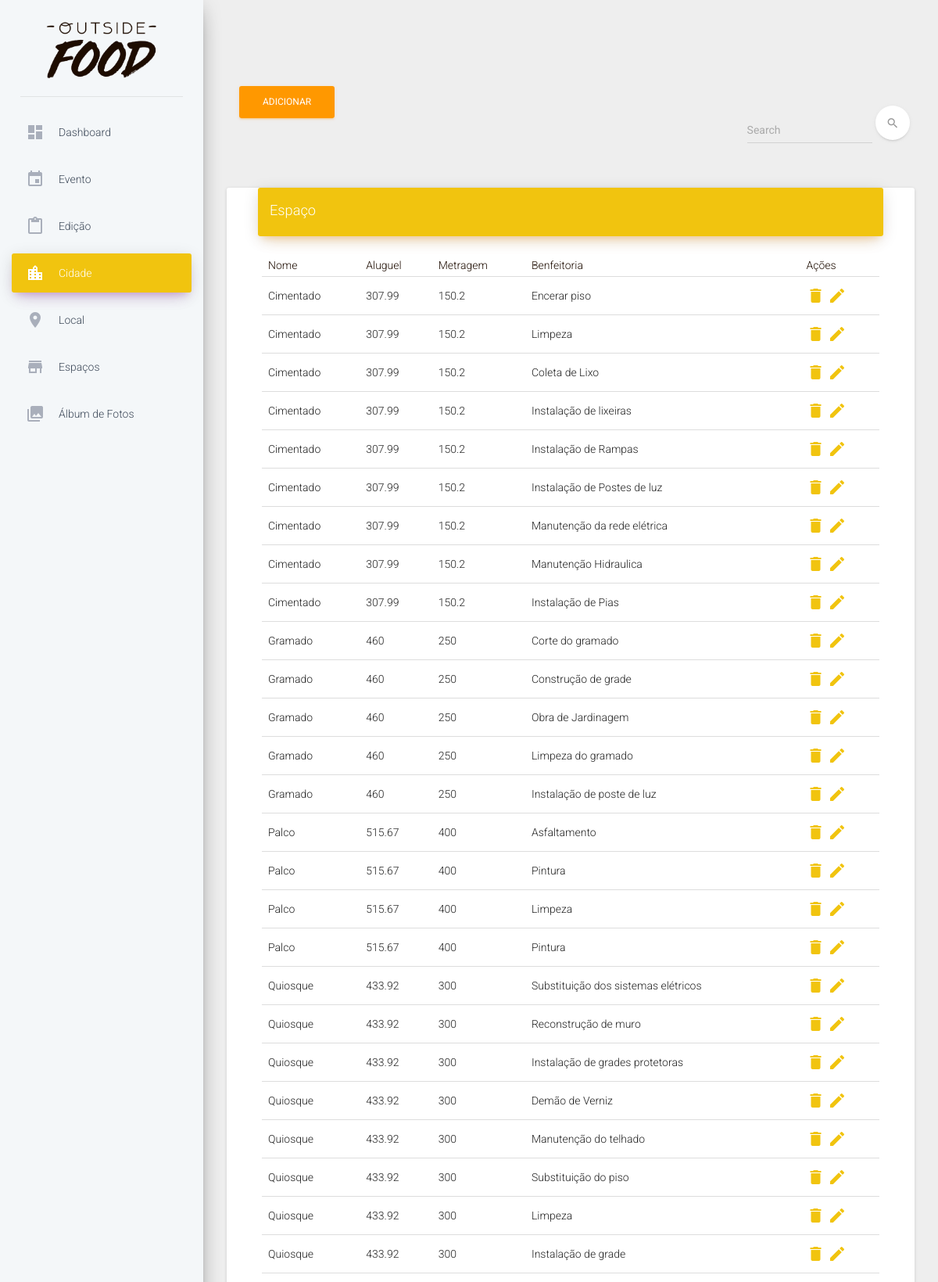
Screenshot of /SistemaOutsideFood/espaco.php (upper part) with the database file from the repository.
### tables this page shows
CREATE TABLE `espacos` (
  `id` int(10) UNSIGNED NOT NULL,
  `nome` varchar(45) NOT NULL,
  `aluguel` varchar(15) NOT NULL,
  `metragem` double NOT NULL,
  `benfeitoria` varchar(100) NOT NULL
);

### SistemaOutsideFood/assets/php/classes/classEspacos.php (called while the page is built, shortened)
<?php
class Espacos{
	public function __construct() {
		$database = new Database();
		$dbSet = $database->dbSet();
		$this->conn = $dbSet;
	}
	public function index(){
		$stmt = $this->conn->prepare("SELECT * FROM `espacos` WHERE 1 ORDER BY `nome`");
		$stmt->execute();
		return $stmt;
	}
}
?>

### SistemaOutsideFood/espaco.php (the view, shortened to what this page needs)
<?php
require_once 'headeradmin.php';
require_once 'assets/php/classes/classEspacos.php';
$espacos = new Espacos();
?>
<div class="content">
  <div class="container-fluid">
    <div class="collapse navbar-collapse">
      <a href="./adicionarespaco.php">
        <button type="button" class="btn btn-warning">Adicionar</button>
      </a>
      <form class="navbar-form navbar-right" role="search">
        <div class="form-group  is-empty">
          <input type="text" class="form-control" placeholder="Search">
        </div>
        <button type="submit" class="btn btn-white btn-round btn-just-icon">
          <i class="material-icons">search</i>
          <div class="ripple-container"></div>
        </button>
      </form>
    </div>
  </div>
  <div class="container-fluid">
    <div class="row">
      <div class="col-md-12">
        <div class="card">
          <div class="card-header" data-background-color="orange">
            <h4 class="title">Espaço</h4>
          </div>
          <div class="card-content table-responsive">
            <table class="table">
              <thead class="text-primary">
                <th>Nome</th>
                <th>Aluguel</th>
                <th>Metragem</th>
                <th>Benfeitoria</th>
                <th class="actions">Ações</th>
              </thead>
              <tbody>
                <?php
                $todosEspacos = $espacos->index();
                while($row = $todosEspacos->fetch(PDO::FETCH_OBJ)){
                  ?>
                  <tr>
                    <td class="nome"><?php echo $row->nome; ?></td>
                    <td class="aluguel"><?php echo $row->aluguel; ?></td>
                    <td class="metragem"><?php echo $row->metragem; ?></td>
                    <td class="benfeitoria"><?php echo $row->benfeitoria; ?></td>
                    <td class="actions">
                      <a href="" data-toggle="modal" data-target="#exampleModal<?php echo $row->id ?>" ><i class="material-icons">delete</i></a>
                      <a href="./editarEspaco.php?id=<?php echo $row->id ?>"><i class="material-icons">mode_edit</i></a>
                    </td>
                  </tr>
                  <?php
                }
                ?>
              </tbody>
            </table>
          </div>
        </div>
      </div>
    </div>
  </div>
</div>
<?php
require_once 'footer.php';
?>

### rows the page displays
espacos: nome "Cimentado", aluguel "307.99", metragem "150.2", benfeitoria "Encerar piso"
espacos: nome "Cimentado", aluguel "307.99", metragem "150.2", benfeitoria "Limpeza"
espacos: nome "Cimentado", aluguel "307.99", metragem "150.2", benfeitoria "Coleta de Lixo"
espacos: nome "Cimentado", aluguel "307.99", metragem "150.2", benfeitoria "Instalação de lixeiras"
espacos: nome "Cimentado", aluguel "307.99", metragem "150.2", benfeitoria "Instalação de Rampas"
espacos: nome "Cimentado", aluguel "307.99", metragem "150.2", benfeitoria "Instalação de Postes de luz"
espacos: nome "Cimentado", aluguel "307.99", metragem "150.2", benfeitoria "Manutenção da rede elétrica"
espacos: nome "Cimentado", aluguel "307.99", metragem "150.2", benfeitoria "Manutenção Hidraulica"
espacos: nome "Cimentado", aluguel "307.99", metragem "150.2", benfeitoria "Instalação de Pias"
espacos: nome "Gramado", aluguel "460", metragem "250", benfeitoria "Corte do gramado"
espacos: nome "Gramado", aluguel "460", metragem "250", benfeitoria "Construção de grade"
espacos: nome "Gramado", aluguel "460", metragem "250", benfeitoria "Obra de Jardinagem"
espacos: nome "Gramado", aluguel "460", metragem "250", benfeitoria "Limpeza do gramado"
espacos: nome "Gramado", aluguel "460", metragem "250", benfeitoria "Instalação de poste de luz"
espacos: nome "Palco", aluguel "515.67", metragem "400", benfeitoria "Asfaltamento"
espacos: nome "Palco", aluguel "515.67", metragem "400", benfeitoria "Pintura"
espacos: nome "Palco", aluguel "515.67", metragem "400", benfeitoria "Limpeza"
espacos: nome "Palco", aluguel "515.67", metragem "400", benfeitoria "Pintura"
espacos: nome "Quiosque", aluguel "433.92", metragem "300", benfeitoria "Substituição dos sistemas elétricos"
espacos: nome "Quiosque", aluguel "433.92", metragem "300", benfeitoria "Reconstrução de muro"
espacos: nome "Quiosque", aluguel "433.92", metragem "300", benfeitoria "Instalação de grades protetoras"
espacos: nome "Quiosque", aluguel "433.92", metragem "300", benfeitoria "Demão de Verniz"
espacos: nome "Quiosque", aluguel "433.92", metragem "300", benfeitoria "Manutenção do telhado"
espacos: nome "Quiosque", aluguel "433.92", metragem "300", benfeitoria "Substituição do piso"
espacos: nome "Quiosque", aluguel "433.92", metragem "300", benfeitoria "Limpeza"
espacos: nome "Quiosque", aluguel "433.92", metragem "300", benfeitoria "Instalação de grade"
